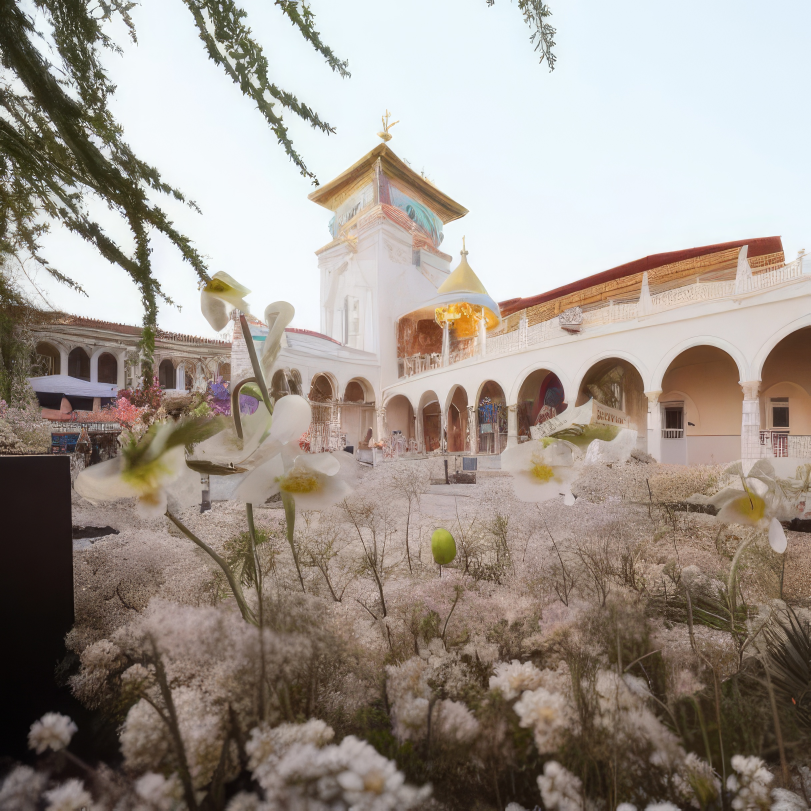
#> input picture images/image (10).jpg, 2432 x 2432 px (shown at 1/3 size); its folder holds only this picture in this run
$ python sensitivity_ratios.py
#> lines starting #> are read from the running program, lines starting #| are printed output that depends on the picture
### Fingerprint.py
from PIL import Image

def grayscale_sum(image_path):
    # Open the image
    image = Image.open(image_path)

    # Convert the image to grayscale
    grayscale_image = image.convert("L")

    # Get pixel values as a flattened list
    pixel_values = list(grayscale_image.getdata())

    # Sum the intensity values
    total_intensity = sum(pixel_values)

    # Return the sum of intensities
    return total_intensity

### sensitivity_ratios.py
import os
import time
import random
import csv
from hashlib import sha256
from PIL import Image
from Fingerprint import grayscale_sum
from ledger import create_new_block
import glob
import matplotlib.pyplot as plt

# Function to resize the image
def resize_image(image_path, max_size=(800, 800)):
#> called with image_path = 'images/image (10).jpg', max_size = (800, 800)
    image = Image.open(image_path)
#> image is the input picture: PIL image 2432x2432 RGB; mean R, G, B 159.4, 149.9, 141.5
    image.thumbnail(max_size, Image.Resampling.LANCZOS)
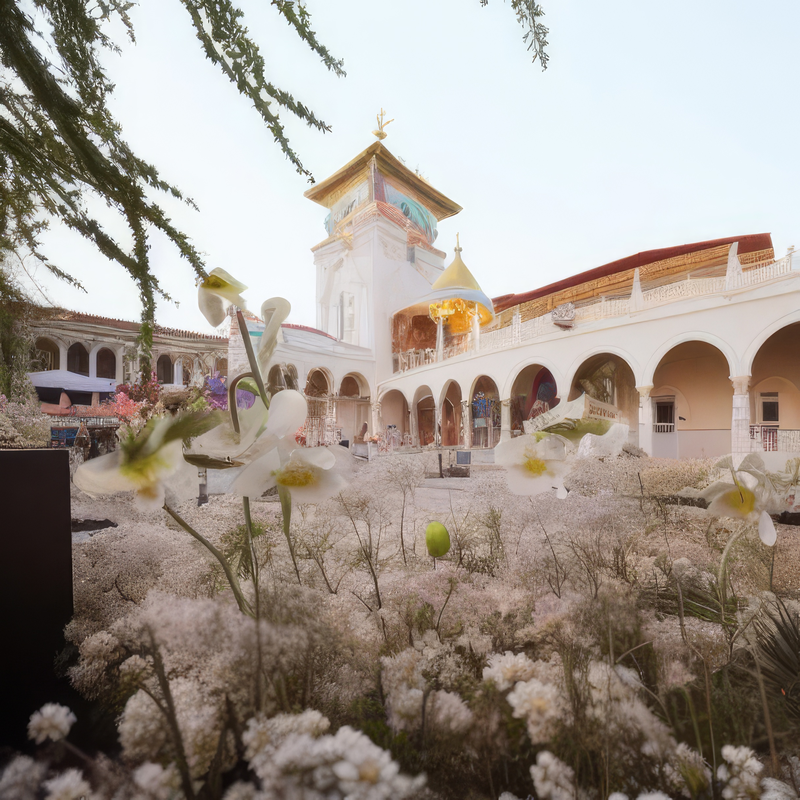
#> image: PIL image 800x800 RGB; mean R, G, B 159.4, 149.9, 141.5
    return image

# Function to assign sensitivity and difficulty level based on specific ratios
def assign_sensitivity(ratio):
    sensitivity_choices = ["High"] * int(ratio[0] * 100) + \
                          ["Medium"] * int(ratio[1] * 100) + \
                          ["Low"] * int(ratio[2] * 100)
    sensitivity = random.choice(sensitivity_choices)
    difficulty = {"High": 5, "Medium": 4, "Low": 3}[sensitivity]
    return sensitivity, difficulty

# Function to mine a block
def mine_block(block_data, difficulty, previous_hash):
    prefix = '0' * difficulty
    nonce = 0
    start = time.time()
    while True:
        block_content = block_data + previous_hash + str(nonce)
        block_hash = sha256(block_content.encode()).hexdigest()
        if block_hash.startswith(prefix):
            total_time = (time.time() - start)
            return block_hash, nonce, total_time
        nonce += 1

# Function to save block data to a .txt file
def save_block_to_txt(block, file_name="blockchain.txt"):
    with open(file_name, "a") as f:
        f.write(f"Block Number: {block['Block Number']}\n")
        f.write(f"Sensitivity: {block['Sensitivity']}\n")
        f.write(f"Difficulty Level: {block['Difficulty Level']}\n")
        f.write(f"Data: {block['Data']}\n")
        f.write(f"Nonce: {block['Nonce']}\n")
        f.write(f"Previous Hash: {block['Previous Hash']}\n")
        f.write(f"New Hash: {block['New Hash']}\n")
        f.write("-" * 40 + "\n")

# Sensitivity ratios to be tested
ratios = [
    (0, 0, 1),     # 0% High, 0% Medium, 100% Low
    (0, 1, 0),     # 0% High, 100% Medium, 0% Low
    (1, 0, 0),     # 100% High, 0% Medium, 0% Low
    (0.25, 0.25, 0.5),   # 25% High, 25% Medium, 50% Low
    (0.25, 0.5, 0.25),   # 25% High, 50% Medium, 25% Low
    (0.5, 0.25, 0.25),   # 50% High, 25% Medium, 25% Low
    (0.33, 0.33, 0.33)   # 33% High, 33% Medium, 33% Low
]

# Main function to process images with each sensitivity ratio
def process_images_with_ratios(images):
    ratio_mining_times = []

    for ratio in ratios:
        print(f"\nProcessing with sensitivity ratio: High={ratio[0]}, Medium={ratio[1]}, Low={ratio[2]}")
        previous_hash = "0"
        block_number = 1
        total_mining_time = 0

        for image_path in images:
            # Resize the image
            resized_image = resize_image(image_path)
            processed_image_path = os.path.join(processed_folder, f"{os.path.basename(image_path)}")
            resized_image.save(processed_image_path)

            # Assign sensitivity and determine difficulty level
            sensitivity, difficulty = assign_sensitivity(ratio)

            # Fingerprinting and Zero Knowledge Proof (ZKP) data
            total_intensity = grayscale_sum(processed_image_path)
#> in grayscale_sum, `grayscale_image = image.convert("L")`:
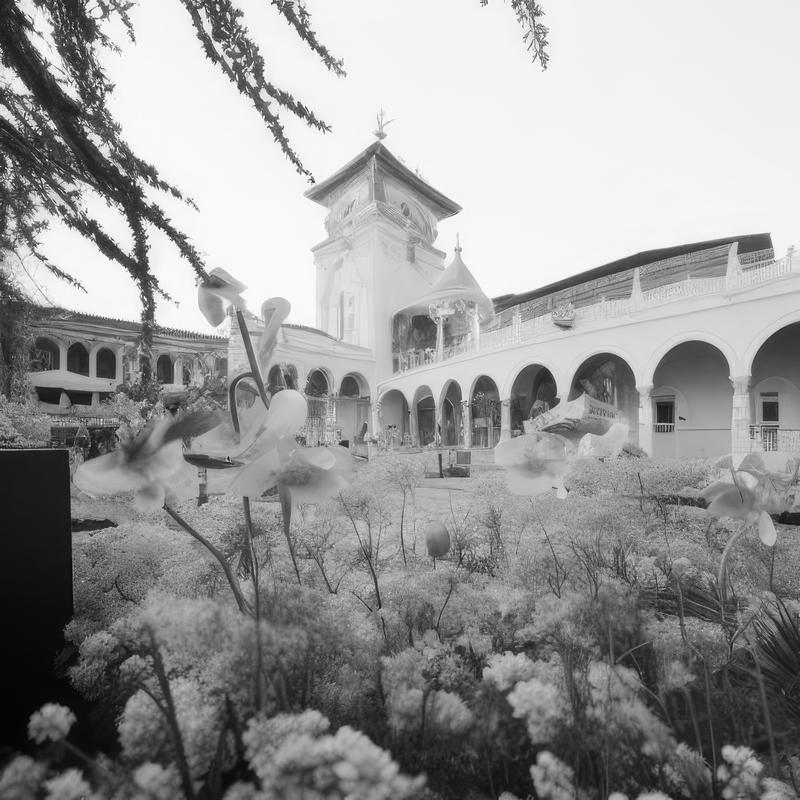
#> grayscale_image: PIL image 800x800 L; min 0, max 255, mean 151.8
#> in grayscale_sum, `pixel_values = list(grayscale_image.getdata())`: pixel_values = 640000 items
#> in grayscale_sum, `total_intensity = sum(pixel_values)`: total_intensity = 97147480
#> total_intensity = 97147480
            image_intensity_hash = sha256(str(total_intensity).encode()).hexdigest()
            challenge = random.randint(1, 10000)
            challenge_hash = sha256((image_intensity_hash + str(challenge)).encode()).hexdigest()

            # Mining block
            block_data = challenge_hash + sensitivity + str(difficulty)
            new_hash, nonce, mining_time = mine_block(block_data, difficulty, previous_hash)
#> nonce = 5935; mining_time = 0.023
            total_mining_time += mining_time
#> total_mining_time = 0.023

            # Create and store the block details
            block = {
                'Block Number': block_number,
                'Sensitivity': sensitivity,
                'Difficulty Level': difficulty,
                'Data': challenge_hash,
                'Nonce': nonce,
                'Previous Hash': previous_hash,
                'New Hash': new_hash
            }

            # Update for next block
            previous_hash = new_hash
            block_number += 1

        # Record total mining time for this sensitivity ratio
        mean_mining_time = total_mining_time / len(images)
#> mean_mining_time = 0.023
        ratio_mining_times.append(mean_mining_time)
        print(f"Mean Mining Time for ratio {ratio}: {mean_mining_time:.4f} seconds")
#| Mean Mining Time for ratio (0, 0, 1): 0.0230 seconds

    return ratio_mining_times

if __name__ == "__main__":
    # Directory containing images
    image_folder = "images"
    processed_folder = "processed_images"

    # Create processed folder if it doesn't exist
    if not os.path.exists(processed_folder):
        os.makedirs(processed_folder)

    images = glob.glob(os.path.join(image_folder, "*.jpg"))

    # Process images with each sensitivity ratio
    mining_times = process_images_with_ratios(images)

    # Plotting the results
    ratio_labels = ["0:0:1", "0:1:0", "1:0:0", "0.25:0.25:0.5", "0.25:0.5:0.25", "0.5:0.25:0.25", "0.33:0.33:0.33"]
    plt.figure(figsize=(10, 6))
    plt.bar(ratio_labels, mining_times, color='teal')
    plt.xlabel("Sensitivity Ratio (High:Medium:Low)", fontsize=14)
    plt.ylabel("Mean Mining Time (seconds)", fontsize=14)
    #plt.title("Mean Mining Time for Different Sensitivity Ratios")
    plt.savefig('sensitivity_ratios.png')
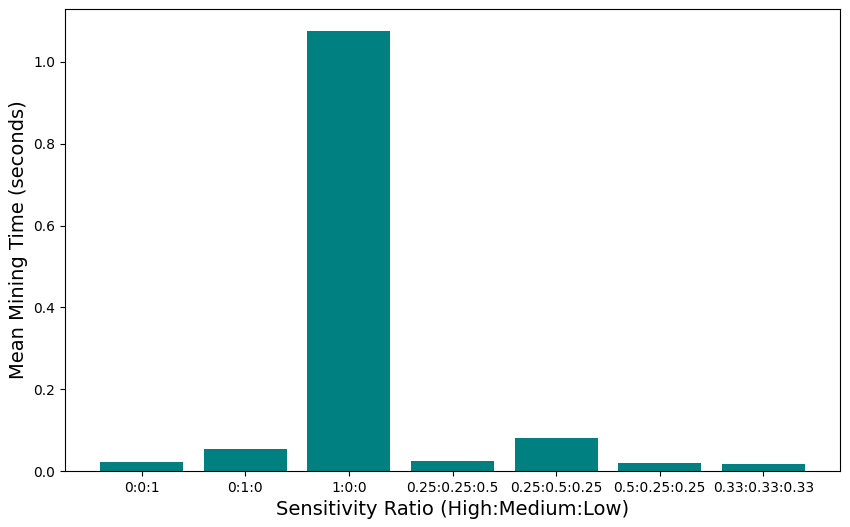
#> figure drawn by matplotlib, 1 panel; tallest bar 1.08 high, from x = 1.6 to 2.4
    plt.show()
